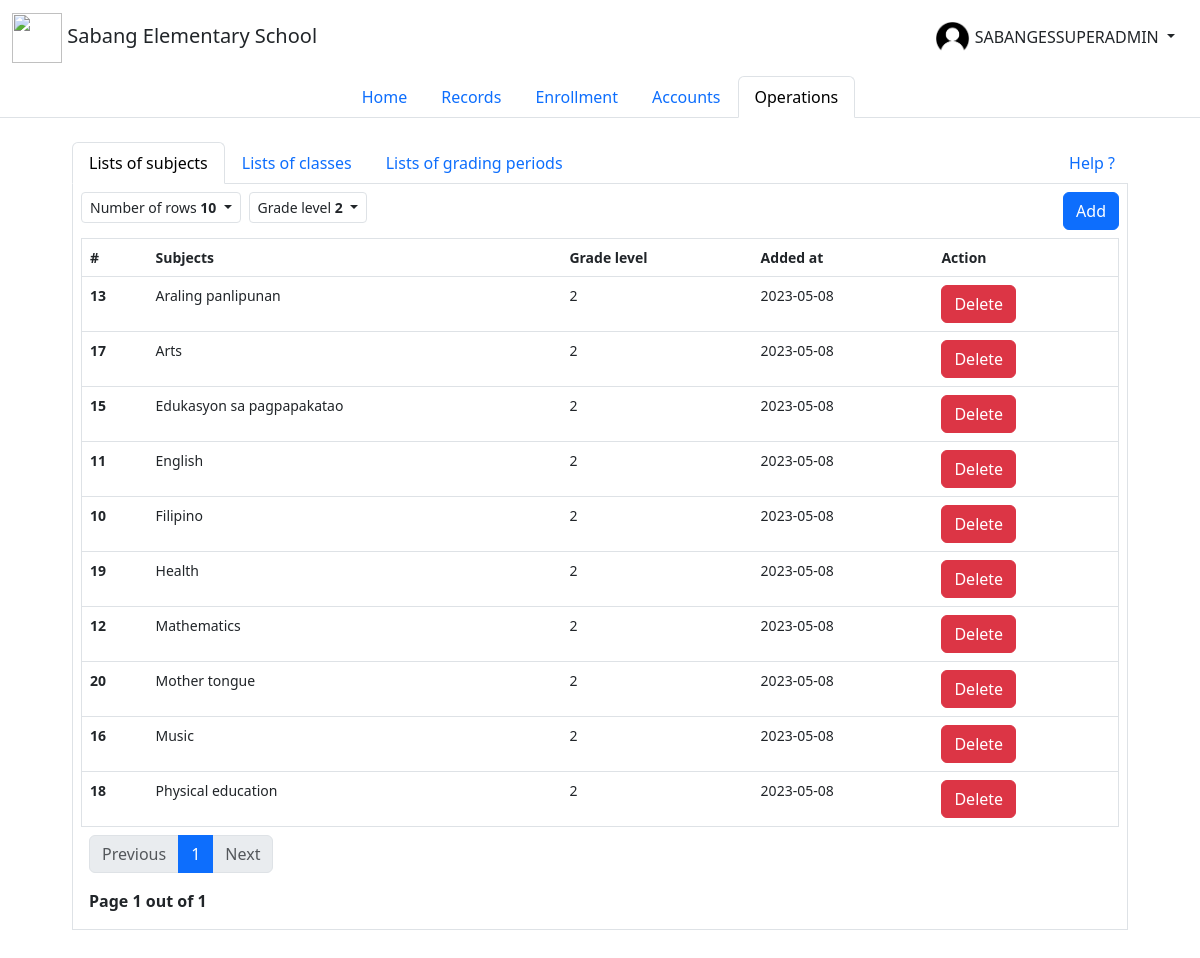
/operations_subjects.php?row=10&page_no=1&level=2 (signed in), run on the app's committed database.
### tables this page shows
CREATE TABLE `operations_subjects_table` (
  `id` int(11) NOT NULL COMMENT 'Id',
  `added_at` date NOT NULL DEFAULT current_timestamp() COMMENT 'Subject added at',
  `updated_at` date NOT NULL COMMENT 'Subject updated at',
  `subject` text NOT NULL COMMENT 'Subject',
  `grade_level` varchar(255) NOT NULL COMMENT 'Available at grade levels',
  `quarter_1` tinyint(1) NOT NULL COMMENT 'First quarter',
  `quarter_2` tinyint(1) NOT NULL COMMENT 'Second quarter',
  `quarter_3` tinyint(1) NOT NULL COMMENT 'Third quarter',
  `quarter_4` tinyint(1) NOT NULL COMMENT 'Fourth quarter'
);

### classes/Database/dbh.class.php (called while the page is built)
<?php
class Dbh
{
    private $host = "localhost";
    private $user = "root";
    private $pwd = "";
    private $dbName = "sabanges_record_system";
    protected function connection()
    {
        $dsn = 'mysql:host=' . $this->host . ';dbname=' . $this->dbName;
        $conn = new PDO($dsn, $this->user, $this->pwd);
        $conn->setAttribute(PDO::ATTR_DEFAULT_FETCH_MODE, PDO::FETCH_ASSOC);
        return $conn;
    }
}

### classes/Models/subjects.class.php (called while the page is built, shortened)
<?php
include_once $_SERVER['DOCUMENT_ROOT'].'/sabanges/classes/Database/dbh.class.php';
class Subjects extends \Dbh{
    protected function index($level, $offset, $total_records_per_page){
        try {
            if (!empty($level)) {
                $sql = "SELECT * FROM `operations_subjects_table`
                WHERE `grade_level` = ?
                ORDER BY `grade_level` ASC, `subject` ASC
                LIMIT $offset, $total_records_per_page
                ;";
                $stmt = $this->connection()->prepare($sql);
                $stmt->execute([$level]);
                $results = $stmt->fetchAll();
                return $results;
            }
        } catch(PDOException $e) {
            echo "Error: " . $e->getMessage();
        }
    }
    protected function subjectsCount($level){
        try {
            if (!empty($level)) {
                $sql = "SELECT * FROM `operations_subjects_table` WHERE `grade_level` = ?;";
                $stmt = $this->connection()->prepare($sql);
                $stmt->execute([$level]);
                $results = $stmt->fetchAll();
                return $results;
            }else{
                $sql = "SELECT * FROM `operations_subjects_table`;";
                $stmt = $this->connection()->prepare($sql);
                $stmt->execute();
                $results = $stmt->fetchAll();
                return $results;
            }
        } catch(PDOException $e) {
            echo "Error: " . $e->getMessage();
        }
    }
}

### classes/Views/subjects.class.php (the view, shortened to what this page needs)
<?php
class SubjectsView extends \Models\Subjects{
    public function initIndex(){
        $rows = isset($_GET['row']) ? $_GET['row'] : '10';
        $page_no = isset($_GET['page_no']) ? $_GET['page_no'] : '1';
        $level = isset($_GET['level']) ? $_GET['level'] : "";
        $page_no = intval($page_no);
        $total_records_per_page = $rows;
        $offset = ($page_no - 1) * intval($total_records_per_page);
        $previous_page = $page_no - 1;
        $next_page = $page_no + 1;
        $result_count = $this->subjectsCount($level);
        $records = count($result_count);
        $total_no_page = ceil($records / intval($total_records_per_page));
        $results = $this->index($level, $offset, $total_records_per_page);
        ?>
        <table class="table table-hover border mb-0 mt-2 sections-table">
            <thead>
                <tr>
                    <th scope="col">#</th>
                    <th scope="col">Subjects</th>
                    <th scope="col">Grade level</th>
                    <th scope="col">Added at</th>
                    <th scope="col">Action</th>
                </tr>
            </thead>
            <tbody>
            <?php
            foreach ($results as $row) {
            ?>
                <tr>
                    <th scope="row"><?= $row['id'] ?></th>
                    <td><?= $row['subject'] ?></td>
                    <td><?= $row['grade_level'] ?></td>
                    <td><?= $row['added_at'] ?></td>
                    <td>
                        <form action="./includes/operations.inc.php" method="post" enctype="multipart/form-data">
                            <button type="submit" name="delete-subject" class="btn btn-danger">Delete </button>
                        </form>
                    </td>
                </tr>
            <?php
            }
            ?>
            </tbody>
        </table>
        <nav class="m-2">
            <ul class="pagination d-flex flex-wrap">
                <li class="page-item">
                    <a class="page-link previous-btn <?= $page_no <= 1 ? 'disabled' : '' ?>" href="?row=<?= $rows ?>&page_no=<?= $previous_page ?>&level=<?= $level ?>">Previous</a>
                </li>
                <?php for ($i=0; $i < $total_no_page; $i++) { ?>
                <li class="page-item">
                    <a class="page-link page-number <?= $page_no !== $i + 1 ? '' : 'active'?>" href="?row=<?= $rows ?>&page_no=<?= $i + 1 ?>&level=<?= $level ?>"><?= $i + 1?></a>
                </li>
                <?php } ?>
                <li class="page-item">
                    <a class="page-link next-btn <?= $page_no >= $total_no_page ? 'disabled' : '' ?>" href="?row=<?= $rows ?>&page_no=<?= $next_page ?>status=<?= $status ?>&level=<?= $level ?>">Next</a>
                </li>
            </ul>
            <span class="fw-semibold">Page <?= $page_no ?> out of <?= $total_no_page ?></span>
        </nav>
        <?php
    }
}

### styles/style.css (style rules this page uses)
:root { --nav-border: rgba(128, 128, 128, 0.226); --lightgrey: rgb(230, 230, 230); }
* { margin: 0; padding: 0; box-sizing: border-box; }
body { overflow-x: hidden; }
.table { font-size: 0.875rem; }

### data on the page
operations_subjects_table: id "13", subject "Araling panlipunan", grade_level "2", added_at "2023-05-08"
operations_subjects_table: id "17", subject "Arts", grade_level "2", added_at "2023-05-08"
operations_subjects_table: id "15", subject "Edukasyon sa pagpapakatao", grade_level "2", added_at "2023-05-08"
operations_subjects_table: id "11", subject "English", grade_level "2", added_at "2023-05-08"
operations_subjects_table: id "10", subject "Filipino", grade_level "2", added_at "2023-05-08"
operations_subjects_table: id "19", subject "Health", grade_level "2", added_at "2023-05-08"
operations_subjects_table: id "12", subject "Mathematics", grade_level "2", added_at "2023-05-08"
operations_subjects_table: id "20", subject "Mother tongue", grade_level "2", added_at "2023-05-08"
operations_subjects_table: id "16", subject "Music", grade_level "2", added_at "2023-05-08"
operations_subjects_table: id "18", subject "Physical education", grade_level "2", added_at "2023-05-08"

### other printed values
$_SESSION['username'] "SABANGESSUPERADMIN"
$row "10"
$_GET['level'] "2"
$page_no "1"
$total_no_page "1"
